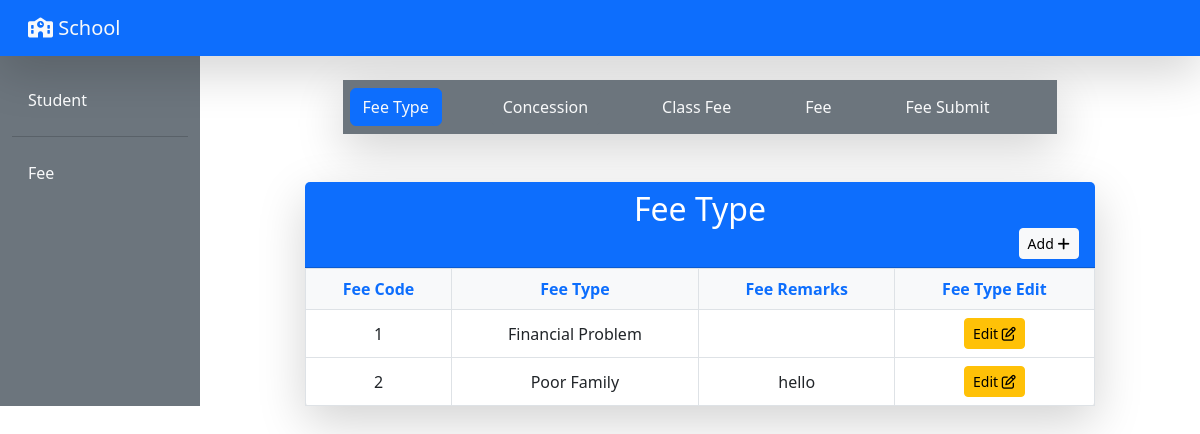
The page /fee-type/ on the database as committed earlier.
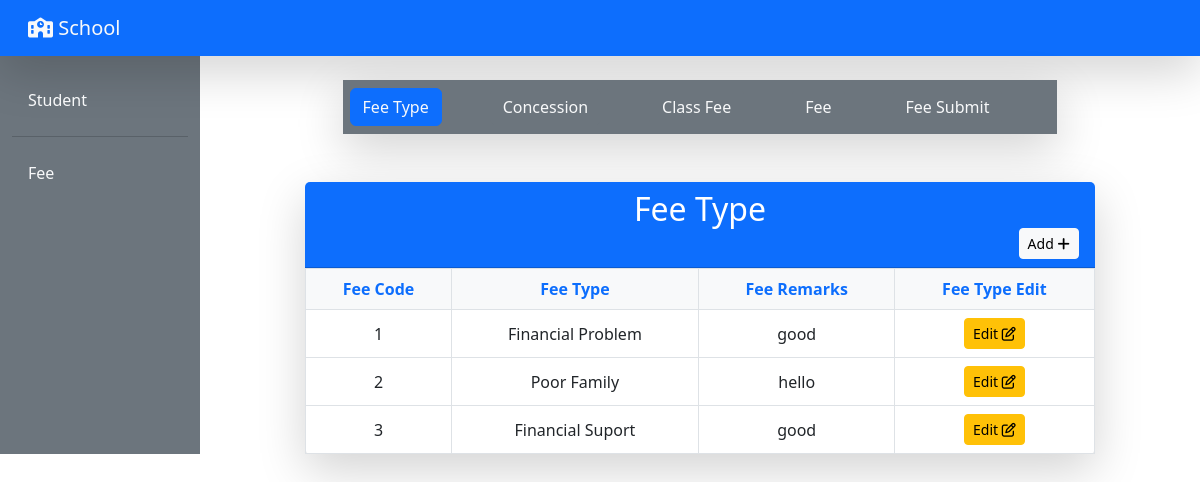
The same page on the database as committed later.
### fee/models.py (models this page shows, shortened)
class FeeType(models.Model):
    fee_code = models.AutoField(primary_key = True)
    fee_type = models.CharField(max_length = 100)
    fee_remarks = models.TextField(null = True, blank = True)

### fee/views.py (the view)
# urls.py: path('fee-type/',views.feeType, name='fee_type'),
def feeType(request):
    fee_type = FeeType.objects.all()
    return render(request, 'fee_type/fee_type.html', locals())

### fee/templates/fee_type/fee_type.html (shortened to what this page needs)
{% extends 'front_pages/base_fee.html' %}
{% block two %}
    <div class="mt-5">
        <div class="row justify-content-center">
            <div class="col-md-10">
                <div class="card shadow-lg border-0">
                    <div class="card-header bg-primary text-white">
                        <h2 class="text-center mb-0">Fee Type</h2>
                        <a class="btn btn-light btn-sm float-end" href="{% url 'fee_type_add' %}">Add <i class="fa-solid fa-plus"></i></a>
                    </div>
                    <div class="card-body p-0">
                        <table class="table table-hover table-bordered mb-0">
                            <thead class="bg-light">
                                <tr class="text-center">
                                    <th class="text-primary">Fee Code</th>
                                    <th class="text-primary">Fee Type</th>
                                    <th class="text-primary">Fee Remarks</th>
                                    <th class="text-primary">Fee Type Edit</th>
                                </tr>
                            </thead>
                            <tbody>
                                {% for fee_type in fee_type %}
                                    <tr class="text-center align-middle">
                                        <td>{{ fee_type.fee_code }}</td>
                                        <td>{{ fee_type.fee_type }}</td>
                                        <td>{{ fee_type.fee_remarks }}</td>
                                        <td><a class="btn btn-warning btn-sm" href="{% url 'fee_type_edit' fee_type.fee_code %}">Edit <i class="fa-regular fa-pen-to-square"></i></a></td>
                                    </tr>
                                {% endfor %}
                            </tbody>
                        </table>
                    </div>
                </div>
            </div>
        </div>
    </div>
{% endblock two %}

Rows that differ between the two databases and show on the page:
changed FeeType "Financial Problem": fee_remarks (not shown) → "good"
added FeeType: fee_code "3", fee_type "Financial Suport", fee_remarks "good"
